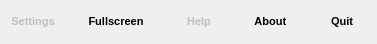
<?xml version="1.0" encoding="UTF-8"?>
<ui version="4.0">
 <class>CornerWidget</class>
 <widget class="QWidget" name="CornerWidget">
  <property name="geometry">
   <rect>
    <x>0</x>
    <y>0</y>
    <width>377</width>
    <height>44</height>
   </rect>
  </property>
  <property name="windowTitle">
   <string notr="true">Form</string>
  </property>
  <property name="layoutDirection">
   <enum>Qt::LeftToRight</enum>
  </property>
  <property name="autoFillBackground">
   <bool>false</bool>
  </property>
  <property name="styleSheet">
   <string notr="true">QToolButton, QLabel {font-size:11px;font-weight:bold;}


</string>
  </property>
  <layout class="QHBoxLayout" name="horizontalLayout">
   <property name="sizeConstraint">
    <enum>QLayout::SetDefaultConstraint</enum>
   </property>
   <property name="leftMargin">
    <number>0</number>
   </property>
   <property name="topMargin">
    <number>0</number>
   </property>
   <property name="rightMargin">
    <number>2</number>
   </property>
   <property name="bottomMargin">
    <number>2</number>
   </property>
   <item>
    <widget class="QWidget" name="widget" native="true">
     <layout class="QHBoxLayout" name="horizontalLayout_2">
      <property name="margin">
       <number>0</number>
      </property>
      <item>
       <widget class="QToolButton" name="parametersButton">
        <property name="enabled">
         <bool>false</bool>
        </property>
        <property name="sizePolicy">
         <sizepolicy hsizetype="Expanding" vsizetype="Fixed">
          <horstretch>0</horstretch>
          <verstretch>0</verstretch>
         </sizepolicy>
        </property>
        <property name="text">
         <string>Settings</string>
        </property>
        <property name="icon">
         <iconset resource="../../../resources/icons.qrc">
          <normaloff>:/icons/wrench</normaloff>:/icons/wrench</iconset>
        </property>
        <property name="toolButtonStyle">
         <enum>Qt::ToolButtonTextUnderIcon</enum>
        </property>
        <property name="autoRaise">
         <bool>true</bool>
        </property>
       </widget>
      </item>
     </layout>
    </widget>
   </item>
   <item>
    <widget class="QWidget" name="widget_2" native="true">
     <layout class="QHBoxLayout" name="horizontalLayout_3">
      <property name="margin">
       <number>0</number>
      </property>
      <item>
       <widget class="QToolButton" name="fullscreenButton">
        <property name="sizePolicy">
         <sizepolicy hsizetype="Expanding" vsizetype="Fixed">
          <horstretch>0</horstretch>
          <verstretch>0</verstretch>
         </sizepolicy>
        </property>
        <property name="text">
         <string>   Fullscreen   </string>
        </property>
        <property name="icon">
         <iconset resource="../../../resources/icons.qrc">
          <normaloff>:/icons/icons/full_screen.png</normaloff>:/icons/icons/full_screen.png</iconset>
        </property>
        <property name="toolButtonStyle">
         <enum>Qt::ToolButtonTextUnderIcon</enum>
        </property>
        <property name="autoRaise">
         <bool>true</bool>
        </property>
       </widget>
      </item>
     </layout>
    </widget>
   </item>
   <item>
    <widget class="QWidget" name="widget_3" native="true">
     <layout class="QHBoxLayout" name="horizontalLayout_4">
      <property name="margin">
       <number>0</number>
      </property>
      <item>
       <widget class="QToolButton" name="helpButton">
        <property name="enabled">
         <bool>false</bool>
        </property>
        <property name="sizePolicy">
         <sizepolicy hsizetype="Expanding" vsizetype="Fixed">
          <horstretch>0</horstretch>
          <verstretch>0</verstretch>
         </sizepolicy>
        </property>
        <property name="text">
         <string>   Help   </string>
        </property>
        <property name="icon">
         <iconset resource="../../../resources/icons.qrc">
          <normaloff>:/icons/icons/help.png</normaloff>:/icons/icons/help.png</iconset>
        </property>
        <property name="toolButtonStyle">
         <enum>Qt::ToolButtonTextUnderIcon</enum>
        </property>
        <property name="autoRaise">
         <bool>true</bool>
        </property>
       </widget>
      </item>
     </layout>
    </widget>
   </item>
   <item>
    <widget class="QWidget" name="widget_4" native="true">
     <layout class="QHBoxLayout" name="horizontalLayout_5">
      <property name="margin">
       <number>0</number>
      </property>
      <item>
       <widget class="QToolButton" name="aboutButton">
        <property name="enabled">
         <bool>true</bool>
        </property>
        <property name="sizePolicy">
         <sizepolicy hsizetype="Expanding" vsizetype="Fixed">
          <horstretch>0</horstretch>
          <verstretch>0</verstretch>
         </sizepolicy>
        </property>
        <property name="text">
         <string>   About   </string>
        </property>
        <property name="icon">
         <iconset resource="../../../resources/icons.qrc">
          <normaloff>:/icons/info</normaloff>:/icons/info</iconset>
        </property>
        <property name="toolButtonStyle">
         <enum>Qt::ToolButtonTextUnderIcon</enum>
        </property>
        <property name="autoRaise">
         <bool>true</bool>
        </property>
       </widget>
      </item>
     </layout>
    </widget>
   </item>
   <item>
    <widget class="QWidget" name="widget_5" native="true">
     <layout class="QHBoxLayout" name="horizontalLayout_6">
      <property name="margin">
       <number>0</number>
      </property>
      <item>
       <widget class="QToolButton" name="quitButton">
        <property name="sizePolicy">
         <sizepolicy hsizetype="Expanding" vsizetype="Fixed">
          <horstretch>0</horstretch>
          <verstretch>0</verstretch>
         </sizepolicy>
        </property>
        <property name="text">
         <string>   Quit   </string>
        </property>
        <property name="icon">
         <iconset resource="../../../resources/icons.qrc">
          <normaloff>:/icons/error</normaloff>:/icons/error</iconset>
        </property>
        <property name="toolButtonStyle">
         <enum>Qt::ToolButtonTextUnderIcon</enum>
        </property>
        <property name="autoRaise">
         <bool>true</bool>
        </property>
       </widget>
      </item>
     </layout>
    </widget>
   </item>
  </layout>
 </widget>
 <resources>
  <include location="../../../resources/icons.qrc"/>
 </resources>
 <connections/>
</ui>
